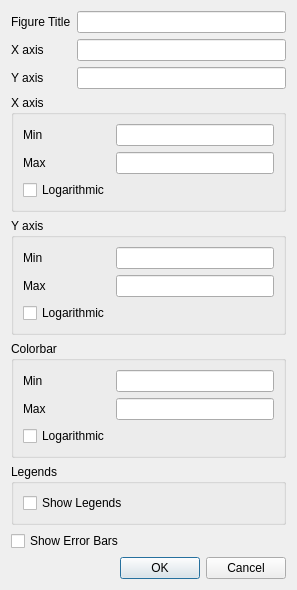
<?xml version="1.0" encoding="UTF-8"?>
<ui version="4.0">
 <class>Dialog</class>
 <widget class="QDialog" name="Dialog">
  <property name="geometry">
   <rect>
    <x>0</x>
    <y>0</y>
    <width>297</width>
    <height>476</height>
   </rect>
  </property>
  <property name="windowTitle">
   <string>Plot Options</string>
  </property>
  <layout class="QGridLayout" name="gridLayout_3">
   <item row="0" column="0">
    <widget class="QLabel" name="label">
     <property name="text">
      <string>Figure Title</string>
     </property>
    </widget>
   </item>
   <item row="0" column="1">
    <widget class="QLineEdit" name="lneFigureTitle"/>
   </item>
   <item row="1" column="0">
    <widget class="QLabel" name="label_3">
     <property name="text">
      <string>X axis </string>
     </property>
    </widget>
   </item>
   <item row="1" column="1">
    <widget class="QLineEdit" name="lneXAxisLabel"/>
   </item>
   <item row="2" column="0">
    <widget class="QLabel" name="label_2">
     <property name="text">
      <string>Y axis</string>
     </property>
    </widget>
   </item>
   <item row="2" column="1">
    <widget class="QLineEdit" name="lneYAxisLabel"/>
   </item>
   <item row="8" column="0" colspan="2">
    <widget class="QDialogButtonBox" name="buttonBox">
     <property name="orientation">
      <enum>Qt::Horizontal</enum>
     </property>
     <property name="standardButtons">
      <set>QDialogButtonBox::Cancel|QDialogButtonBox::Ok</set>
     </property>
    </widget>
   </item>
   <item row="7" column="0" colspan="2">
    <widget class="QCheckBox" name="chkShowErrorBars">
     <property name="text">
      <string>Show Error Bars</string>
     </property>
    </widget>
   </item>
   <item row="6" column="0" colspan="2">
    <widget class="QGroupBox" name="groupBox">
     <property name="title">
      <string>Legends</string>
     </property>
     <layout class="QVBoxLayout" name="verticalLayout">
      <item>
       <widget class="QCheckBox" name="chkShowLegends">
        <property name="text">
         <string>Show Legends</string>
        </property>
       </widget>
      </item>
     </layout>
    </widget>
   </item>
   <item row="4" column="0" colspan="2">
    <widget class="QGroupBox" name="groupBox_3">
     <property name="title">
      <string>Y axis</string>
     </property>
     <layout class="QGridLayout" name="gridLayout_2">
      <item row="0" column="0">
       <widget class="QLabel" name="label_6">
        <property name="text">
         <string>Min</string>
        </property>
       </widget>
      </item>
      <item row="0" column="1">
       <widget class="QLineEdit" name="lneYMin"/>
      </item>
      <item row="1" column="0">
       <widget class="QLabel" name="label_7">
        <property name="text">
         <string>Max</string>
        </property>
       </widget>
      </item>
      <item row="1" column="1">
       <widget class="QLineEdit" name="lneYMax"/>
      </item>
      <item row="2" column="0">
       <widget class="QCheckBox" name="chkYLog">
        <property name="text">
         <string>Logarithmic</string>
        </property>
       </widget>
      </item>
     </layout>
    </widget>
   </item>
   <item row="3" column="0" colspan="2">
    <widget class="QGroupBox" name="groupBox_2">
     <property name="title">
      <string>X axis</string>
     </property>
     <layout class="QGridLayout" name="gridLayout">
      <item row="0" column="0">
       <widget class="QLabel" name="label_4">
        <property name="text">
         <string>Min</string>
        </property>
       </widget>
      </item>
      <item row="0" column="1">
       <widget class="QLineEdit" name="lneXMin"/>
      </item>
      <item row="1" column="0">
       <widget class="QLabel" name="label_5">
        <property name="text">
         <string>Max</string>
        </property>
       </widget>
      </item>
      <item row="1" column="1">
       <widget class="QLineEdit" name="lneXMax"/>
      </item>
      <item row="2" column="0">
       <widget class="QCheckBox" name="chkXLog">
        <property name="text">
         <string>Logarithmic</string>
        </property>
       </widget>
      </item>
     </layout>
    </widget>
   </item>
   <item row="5" column="0" colspan="2">
    <widget class="QGroupBox" name="groupBox_4">
     <property name="title">
      <string>Colorbar</string>
     </property>
     <layout class="QGridLayout" name="gridLayout_4">
      <item row="0" column="0">
       <widget class="QLabel" name="lblCMin">
        <property name="text">
         <string>Min</string>
        </property>
       </widget>
      </item>
      <item row="0" column="1">
       <widget class="QLineEdit" name="lneCMin"/>
      </item>
      <item row="1" column="0">
       <widget class="QLabel" name="lblCMax">
        <property name="text">
         <string>Max</string>
        </property>
       </widget>
      </item>
      <item row="1" column="1">
       <widget class="QLineEdit" name="lneCMax"/>
      </item>
      <item row="2" column="0">
       <widget class="QCheckBox" name="chkLogarithmic">
        <property name="text">
         <string>Logarithmic</string>
        </property>
       </widget>
      </item>
     </layout>
    </widget>
   </item>
  </layout>
 </widget>
 <resources/>
 <connections>
  <connection>
   <sender>buttonBox</sender>
   <signal>accepted()</signal>
   <receiver>Dialog</receiver>
   <slot>accept()</slot>
   <hints>
    <hint type="sourcelabel">
     <x>248</x>
     <y>254</y>
    </hint>
    <hint type="destinationlabel">
     <x>157</x>
     <y>274</y>
    </hint>
   </hints>
  </connection>
  <connection>
   <sender>buttonBox</sender>
   <signal>rejected()</signal>
   <receiver>Dialog</receiver>
   <slot>reject()</slot>
   <hints>
    <hint type="sourcelabel">
     <x>316</x>
     <y>260</y>
    </hint>
    <hint type="destinationlabel">
     <x>286</x>
     <y>274</y>
    </hint>
   </hints>
  </connection>
 </connections>
</ui>
